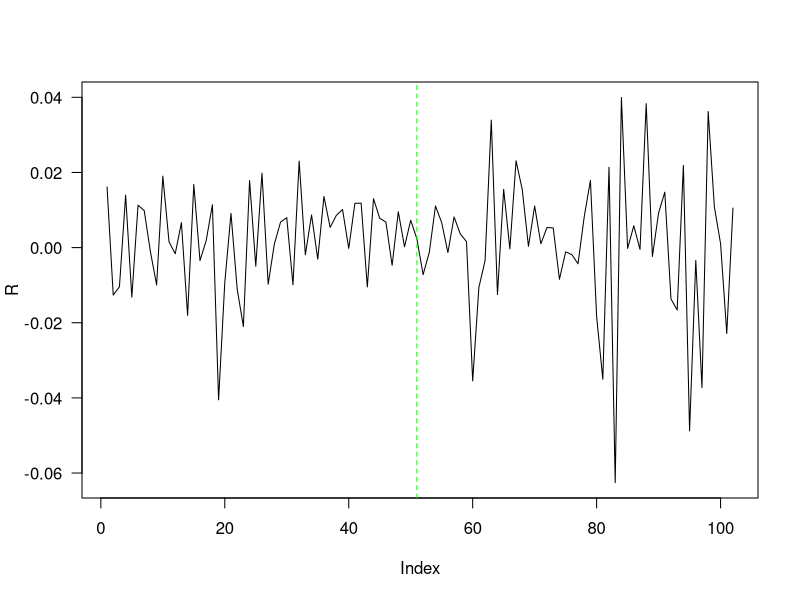
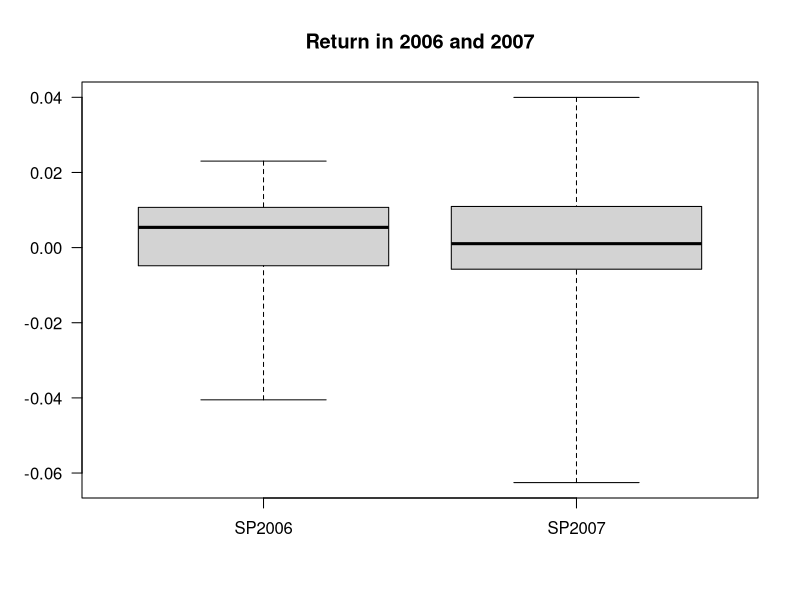
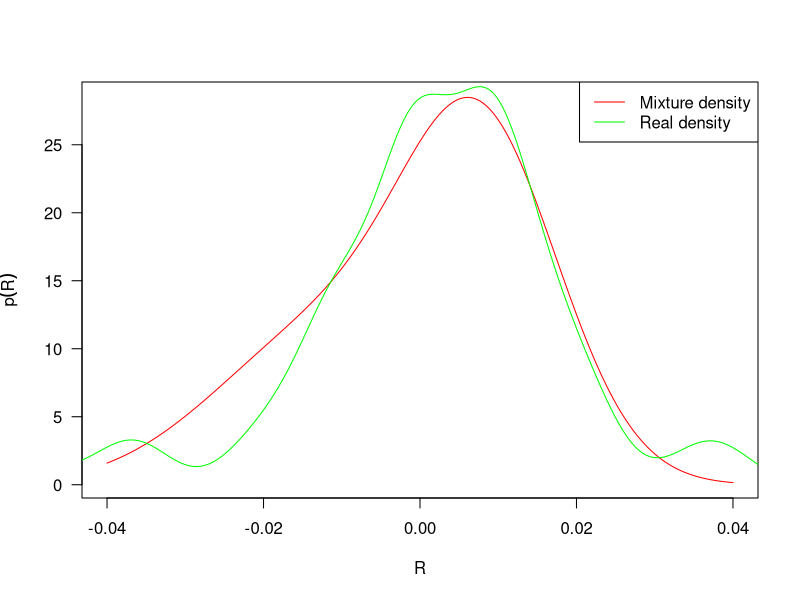
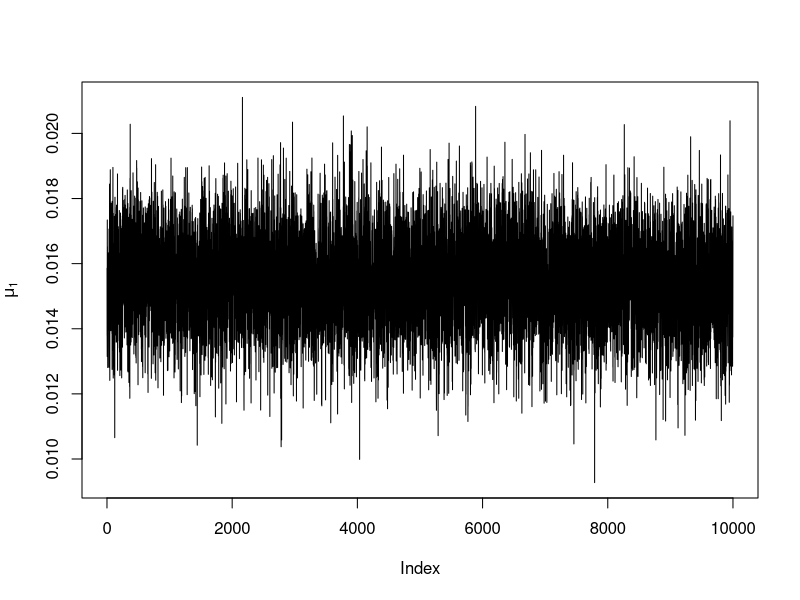
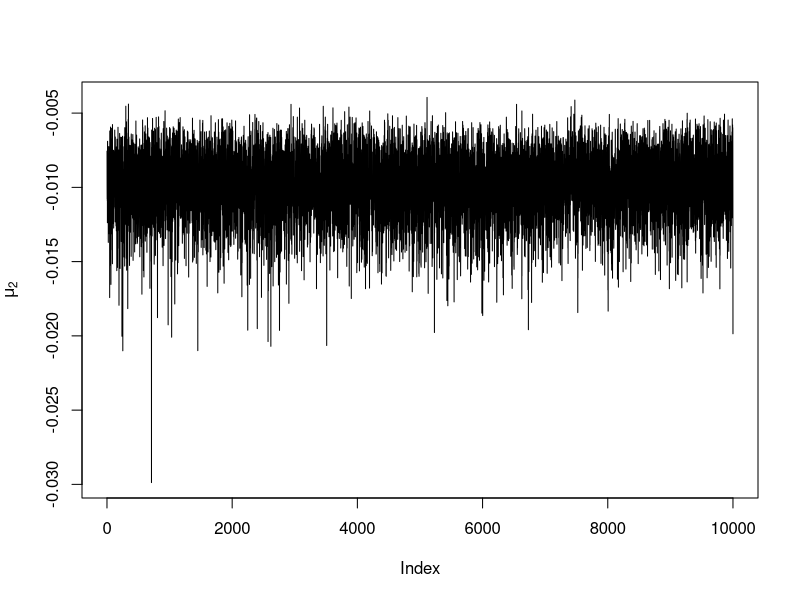
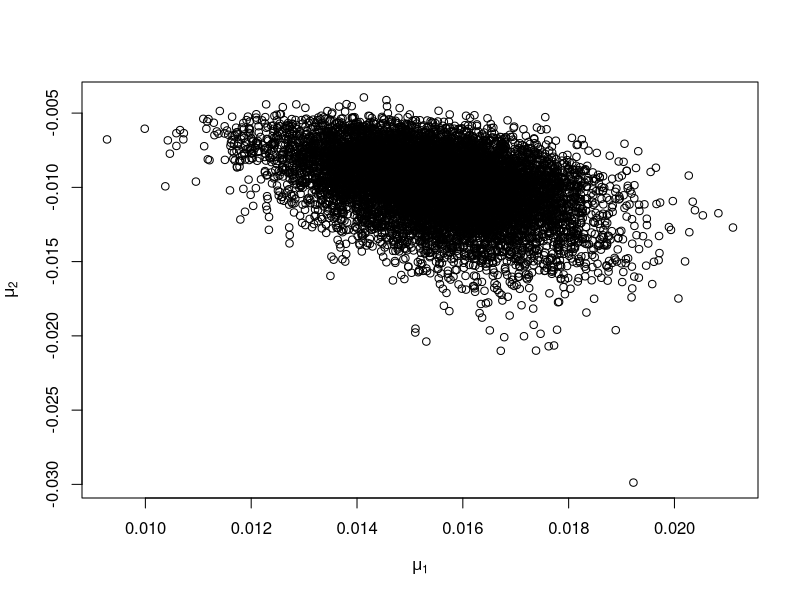
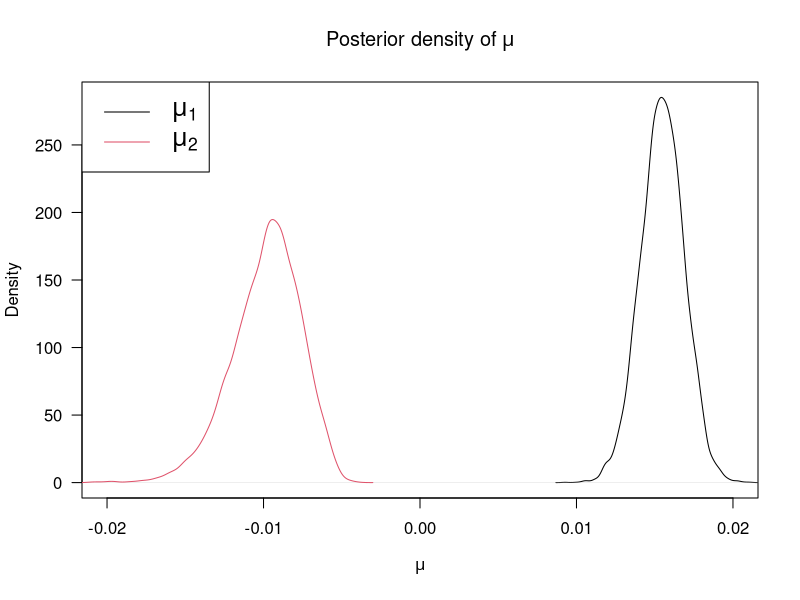
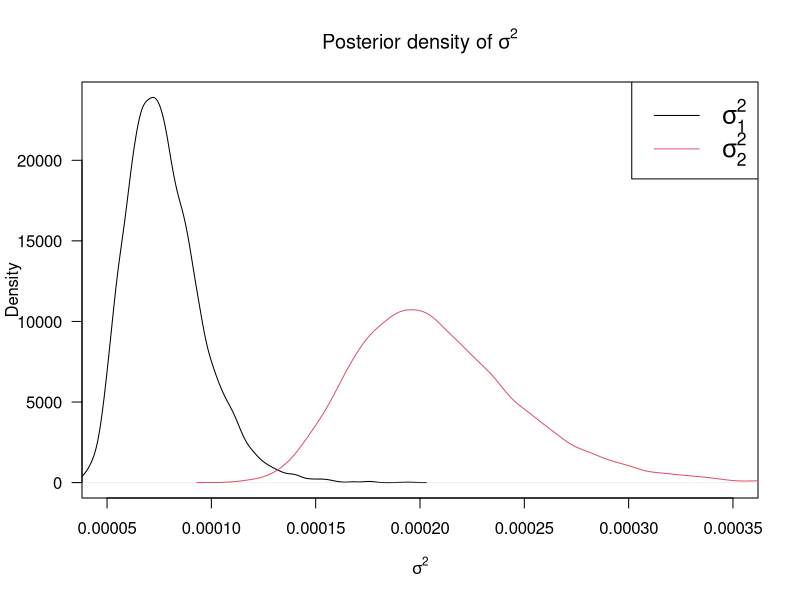

Write the R code that produced these figures, in order.
## ---- chunk 1
knitr::opts_chunk$set(echo = F)
library(coda)
library(MASS)
library(mvtnorm)

## ---- chunk 2

setwd("~/Desktop/STAT-S 426/STAT-S426-Project")
SP500.2006 <- read.csv("2006.txt",header = F)
SP500.2007 <- read.csv("2007.txt",header = F)
SP500 <- rbind(SP500.2006,SP500.2007)

r = c(4.35,4.44,4.42,4.51,4.6,4.66,4.7,4.69,4.74,4.76,4.77,4.78,4.83,4.82,4.91,4.98,4.98,5.02,4.99,
      4.97,5.07,5.05,5.15,5.22,5.30,5.29,5.26,5.22,5.16,5.11,5.07,5.06,5.07,5.03,5.02,4.99,5.00,4.89,4.87,
      5.02,5.04,5.08,4.95,5.02,5.04,5.01,4.98,4.90,4.95,4.96,4.99,
      4.98,5.01,5.08,5.09,5.09,5.09,5.06,5.05,4.9,4.91,4.89,4.90,4.92,4.90,4.90,4.82,4.96,4.96,4.96,4.99,
      4.98,4.97,4.93,4.99,4.98,4.95,4.82,4.89,4.41,4.10,4.24,4.28,4.12,4.06,4.03,4.10,4.03,4.11,4.23,4.11,3.91,3.98,
      4.04,3.71, 3.65,3.18,3.31,3.13,3.16,3.26,3.34
      )/365
# transfer annual rate to daily rate

R = c()
for (i in 2:nrow(SP500)){
  R = c(R, log(SP500$V2[i]/SP500$V2[i-1]))
}



## ---- chunk 3

plot(R, type = 'l', las = 1)
abline(v = length(R)/2, col = 'green', lty = 2)
# boxplot(R, las = 1)
# summary(R)

# plot(density(R),las = 1, xlab = 'R')

boxplot(list(SP2006 = R[1:round(length(R)/2)],SP2007 = R[round(length(R)/2):length(R)]),
        las = 1, range = 0, main = 'Return in 2006 and 2007')

# abline(v = 0.008, col = 3)
# abline(v = -0.001, col = 5)

# length(subset(R, R > 0.009))
# length(subset(R, R > 0.003 & R < 0.011))

# length(subset(R, R > -0.002 & R < 0.009))
# length(subset(R, R < -0.002))

## ---- chunk 4
# K = # of mixture normal models 
# T = total # of days
# pi = proportion of each normal model
# mu = mean of each normal
# theta = variance of each normal
# v_t ~ Uniform[0,1]
# Gt = k -> which normal model

mu = c(0.008, -0.012)
s2 = c(0.0001, 0.0002)
p = c(0.6, 0.4)
K = 2 # the number of mixed normal models

interval = seq(-0.04,0.04,0.0001)
plot(interval, p[1]*dnorm(interval, mu[1], sqrt(s2[1])) + p[2]*dnorm(interval, mu[2], sqrt(s2[2])), 
     col = 'red', las = 1, ylab = expression(p(R)), xlab = expression(R), type = 'l')
lines(density(R),col='green')
legend('topright',legend = c("Mixture density","Real density"), lty = c(1,1), col = c('red','green'))

## ---- chunk 5

# Fix K = 2, v_t = 0 (p. 595)

Psi.k = function(u){
  return(log(p[1]*exp(-u*mu[1] + u^2*s2[1]/2) + p[2]*exp(-u*mu[2] + u^2*s2[2]/2)))
}

Psi.vt = Psi.k(u = 0)
Psi.vt_1 = Psi.k(u = -1)

r_t = mean(r) #0.01

rho_t = r_t + Psi.vt - Psi.vt_1

Post.Gt.1 = p[1] * dnorm(R, mu[1] + rho_t,sqrt(s2[1]))/(p[1] * dnorm(R, mu[1] + rho_t,sqrt(s2[1])) + p[2] * dnorm(R, mu[2] + rho_t,sqrt(s2[2])))
Post.Gt.2 = p[2] * dnorm(R, mu[2] + rho_t,sqrt(s2[2]))/(p[1] * dnorm(R, mu[1] + rho_t,sqrt(s2[1])) + p[2] * dnorm(R, mu[2] + rho_t,sqrt(s2[2])))

model.num = c()
for (i in 1:length(R)){
  if (Post.Gt.1[i] > Post.Gt.2[i]){
    model.num = c(model.num,1)
  }
  else {model.num = c(model.num,2)}
}

# cbind(Post.Gt.1, Post.Gt.2, model.num)

x1 = length(subset(model.num, model.num == 1))
x2 = length(subset(model.num, model.num == 2))

# c(x1, x2)
## ---- chunk 6

a <- b <- 1
mu_0 <- mean(mu)
tao_0.sq <- 0.01^2
sigma_0.sq <- 0.01^2
v_0 <- 1

trace <- array(NA, dim = c(10000,5), dimnames=list(iteration=NULL, parameters = c('mu1', 'mu2','sigma1.sq','sigma2.sq','p')))
trace[1,] <- tr <- c(mean(R[model.num == 1]), mean(R[model.num == 2]), 
                     var(R[model.num == 1]), var(R[model.num == 2]), x1/(x1+x2))


x1 = length(subset(model.num, model.num == 1))
x2 = length(subset(model.num, model.num == 2))

R1 = R[model.num == 1]
R2 = R[model.num == 2]

R1.bar = mean(R[model.num == 1])
R2.bar = mean(R[model.num == 2])


for (i in 2:10000){
  new.p <- rbeta(1,  x1 + a, x2 + b)
  
  new.sigma1.sq <- 1/rgamma(1,0.5*(v_0 + x1),0.5*(v_0*sigma_0.sq + sum((R[model.num == 1]-tr[1])^2)))
  new.sigma2.sq <- 1/rgamma(1,0.5*(v_0 + x2),0.5*(v_0*sigma_0.sq + sum((R[model.num == 2]-tr[2])^2)))
  
  new.mu1 <- rnorm(1,(mu_0/tao_0.sq + x1*R1.bar/new.sigma1.sq)/(1/tao_0.sq + x1/new.sigma1.sq),
                      sqrt(1/(1/tao_0.sq + x1/new.sigma1.sq)))

  # new.mu2 <- rnorm(1,(mu_0/tao_0.sq + x2*R2.bar/new.sigma2.sq)/(1/tao_0.sq + x2/new.sigma2.sq),
                      # sqrt(1/(1/tao_0.sq + x2/new.sigma2.sq)))
 # A = 
 # b =
  
  # new.mu1 = rnorm(1,-A^(-1)*b,A^(-1))
  new.mu2 = -new.mu1*new.p/(1-new.p)
  
  trace[i,] <- tr <- c(new.mu1, new.mu2, new.sigma1.sq, new.sigma2.sq, new.p)
  
  }

## ---- chunk 7
plot(trace[,1],type = 'l',ylab=expression(mu[1]))
plot(trace[,2],type = 'l',ylab=expression(mu[2]))

plot(trace[,1],trace[,2],ylab=expression(mu[2]),xlab=expression(mu[1]))

## ---- chunk 8

plot(density(trace[,1]), type = 'l', ylab = 'Density', xlab = expression(mu),
     las = 1,xlim = c(-0.02,0.02),
     main = expression('Posterior density of'~mu))
lines(density(trace[,2]), type = 'l',col=2)
legend('topleft',legend = c(expression(mu[1]),expression(mu[2])), 
       col = c(1,2), lty = c(1,1), cex = 1.5)

plot(density(trace[,3]), type = 'l', ylab = 'Density', xlab = expression(sigma^2),
     las = 1, xlim = c(5e-5,3.5e-4),
     main = expression('Posterior density of'~sigma^2))
lines(density(trace[,4]), type = 'l', col = 2)
legend('topright',legend = c(expression(sigma[1]^2),expression(sigma[2]^2)), 
       col = c(1,2), lty = c(1,1), cex = 1.5)


plot(density(trace[,5]), type = 'l', ylab = 'Density', xlab = expression(pi),
     xlim = c(0.2,0.8), las = 1,
     main = expression('Posterior density of'~pi))
lines(density(1-trace[,5]), col=2)
legend('topleft',legend = c(expression(pi[1]),expression(pi[2])), 
       col = c(1,2), lty = c(1,1),cex = 1.5)

## ---- chunk 9

post.inf = apply(trace,2,FUN = function(x){return(c(mean(x),quantile(x,c(0.025,0.975))))})
row.names(post.inf)[1] = 'mean'
round(post.inf, 6)


## ---- chunk 10

mu.mcmc <- mcmc(trace[,1:2], start = 100)

autocorr.plot(mu.mcmc)

sigma.mcmc <- mcmc(trace[,3:4], start = 100)

autocorr.plot(sigma.mcmc)

t(as.matrix(c(effectiveSize(mu.mcmc), effectiveSize(sigma.mcmc))))
